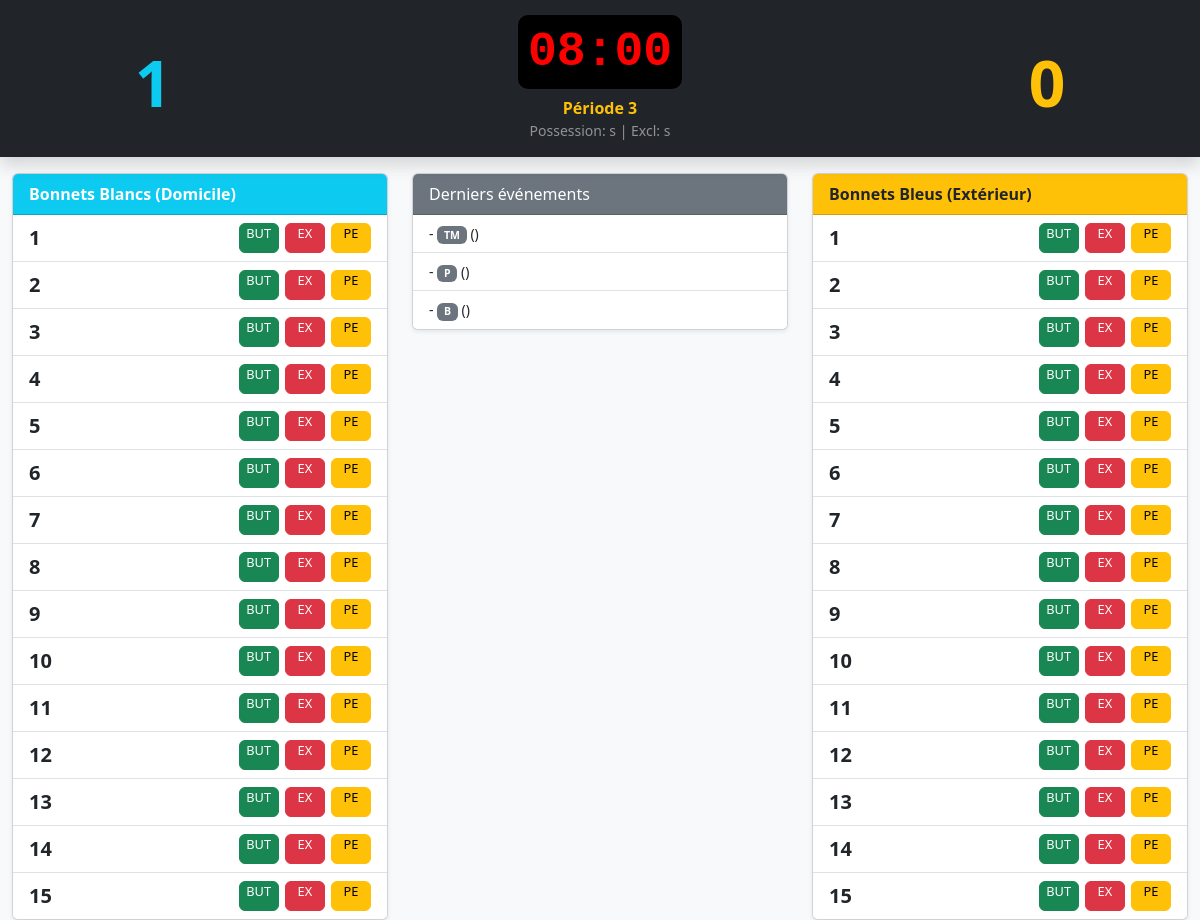
Screenshot of /match/71/legacy/ with the database file from the repository.
### gestion/models.py (models this page shows, shortened)
class Match(models.Model):
    logo_dom = models.FileField(upload_to='logos/', blank=True, null=True)
    logo_ext = models.FileField(upload_to='logos/', blank=True, null=True)
    date_match = models.DateTimeField(auto_now_add=True)
    heure_debut = models.TimeField(null=True, blank=True,
                                   help_text="Heure de début du match (HH:MM)")
    lieu = models.CharField(max_length=100, default="Piscine")
    competition = models.CharField(max_length=200, blank=True,
                                   help_text="Intitulé de la compétition (ex: Championnat de France N3)")
    nom_equipe_domicile = models.CharField(max_length=100)
    equipe_domicile_origine = models.ForeignKey(
        Equipe, on_delete=models.SET_NULL, null=True, blank=True,
        related_name='matchs_dom')
    couleur_bonnet_dom = models.CharField(max_length=20, default='BLANC')
    nom_equipe_exterieur = models.CharField(max_length=100)
    equipe_exterieur_origine = models.ForeignKey(
        Equipe, on_delete=models.SET_NULL, null=True, blank=True,
        related_name='matchs_ext')
    couleur_bonnet_ext = models.CharField(max_length=20, default='BLEU')
    entraineur_dom = models.CharField(max_length=100, blank=True)
    entraineur_adj_dom = models.CharField(max_length=100, blank=True)
    suppleant_dom = models.CharField(max_length=100, blank=True)
    entraineur_ext = models.CharField(max_length=100, blank=True)
    entraineur_adj_ext = models.CharField(max_length=100, blank=True)
    suppleant_ext = models.CharField(max_length=100, blank=True)
    arbitre1_nom = models.CharField(max_length=100, blank=True)
    arbitre1_iuf = models.CharField(max_length=50, blank=True)
    arbitre2_nom = models.CharField(max_length=100, blank=True)
    arbitre2_iuf = models.CharField(max_length=50, blank=True)
    secretaire_nom = models.CharField(max_length=100, blank=True)
    secretaire_iuf = models.CharField(max_length=50, blank=True)
    chrono_nom = models.CharField(max_length=100, blank=True)
    chrono_iuf = models.CharField(max_length=50, blank=True)
    juge_but1_nom = models.CharField(max_length=100, blank=True)
    juge_but1_iuf = models.CharField(max_length=50, blank=True)
    juge_but2_nom = models.CharField(max_length=100, blank=True)
    juge_but2_iuf = models.CharField(max_length=50, blank=True)
    delegue_ffn_nom = models.CharField(max_length=100, blank=True)
    delegue_ffn_iuf = models.CharField(max_length=50, blank=True)
    delegue_dom_nom = models.CharField(max_length=100, blank=True)
    delegue_ext_nom = models.CharField(max_length=100, blank=True)
    duree_periode = models.IntegerField(default=8,
                                        help_text="Durée d'une période en minutes")
    nb_periodes = models.IntegerField(default=4,
                                      help_text="Nombre de périodes")
    temps_possession = models.IntegerField(default=30,
                                           help_text="Temps d'attaque en secondes")
    duree_exclusion = models.IntegerField(default=20,
                                          help_text="Durée d'exclusion temporaire en secondes")
    nb_temps_morts = models.IntegerField(default=2,
                                         help_text="Nombre de temps morts par équipe")
    max_fautes_perso = models.IntegerField(default=3,
                                           help_text="Nombre de fautes avant exclusion définitive")
    nb_remplacants = models.IntegerField(default=6,
                                         help_text="Nombre de remplaçants max")
    score_domicile = models.IntegerField(default=0)
    score_exterieur = models.IntegerField(default=0)
    periode_actuelle = models.IntegerField(default=1)
    compo_validee = models.BooleanField(default=False)
    chrono_en_cours = models.BooleanField(default=False)
    temps_restant = models.IntegerField(default=480)  # secondes
    dernier_top_chrono = models.DateTimeField(null=True, blank=True)
    shot_en_cours = models.BooleanField(default=False)
    shot_restant = models.IntegerField(default=30)   # secondes
    shot_top = models.DateTimeField(null=True, blank=True)
    overlay_type   = models.CharField(max_length=10, blank=True, default='')
    overlay_equipe = models.CharField(max_length=3,  blank=True, default='')
    overlay_fin    = models.DateTimeField(null=True, blank=True)
    scoreboard_score_scale = models.IntegerField(
        default=100, help_text="Taille du score en % (60-200)")
    scoreboard_sponsor_height = models.IntegerField(
        default=10, help_text="Hauteur barre sponsors en vh (5-30)")
    scoreboard_players_visible = models.BooleanField(
        default=True, help_text="Afficher la zone joueurs sur le scoreboard")

class Participation(models.Model):
    EQUIPE_CHOICES = [('DOM', 'Domicile'), ('EXT', 'Extérieur')]
    match = models.ForeignKey(Match, on_delete=models.CASCADE,
                               related_name='participants')
    equipe_concernee = models.CharField(max_length=3, choices=EQUIPE_CHOICES)
    numero_bonnet = models.IntegerField()
    nom = models.CharField(max_length=50)
    prenom = models.CharField(max_length=50)
    numero_licence = models.CharField(max_length=50, blank=True)
    annee_naissance = models.IntegerField(null=True, blank=True)
    nb_fautes_personnelles = models.IntegerField(default=0)
    est_exclu = models.BooleanField(default=False)
    fin_exclusion = models.DateTimeField(null=True, blank=True)
    est_exclu_definitif = models.BooleanField(default=False)
    est_sur_terrain = models.BooleanField(default=False)
    class Meta:
        ordering = ['equipe_concernee', 'numero_bonnet']
        unique_together = [('match', 'equipe_concernee', 'numero_bonnet')]

class Evenement(models.Model):
    TYPE_CHOICES = [
        ('B',    'But'),
        ('E',    'Exclusion temporaire'),
        ('P',    'Penalty'),
        ('EDA',  'Exclusion définitive'),
        ('EDAP', 'Exclusion déf. après 4 min'),
        ('A',    'Accident'),
        ('R',    'Réclamation'),
        ('TM',   'Temps mort'),
        ('CJ€',  'Carton Jaune Équipe'),
        ('CR',   'Carton Rouge'),
    ]
    match = models.ForeignKey(Match, on_delete=models.CASCADE,
                               related_name='evenements')
    joueur = models.ForeignKey(Participation, on_delete=models.SET_NULL,
                                null=True, blank=True,
                                related_name='evenements')
    type_action = models.CharField(max_length=10, choices=TYPE_CHOICES)
    equipe_attribuee = models.CharField(max_length=3, null=True, blank=True)
    heure_creation = models.DateTimeField(auto_now_add=True)
    chrono_match = models.CharField(max_length=10, default='00:00',
                                    help_text="Temps affiché au moment de l'action")
    periode = models.IntegerField(default=1,
                                  help_text="Période du match lors de l'action")
    score_dom_apres = models.IntegerField(default=0)
    score_ext_apres = models.IntegerField(default=0)
    class Meta:
        ordering = ['heure_creation']

### gestion/views.py (the view)
# urls.py: path('match/<int:match_id>/legacy/',     views.tableau_bord,      name='tableau_bord'),
def tableau_bord(request, match_id):
    match = get_object_or_404(Match, id=match_id)
    joueurs_dom = Participation.objects.filter(
        match=match, equipe_concernee='DOM').order_by('numero_bonnet')
    joueurs_ext = Participation.objects.filter(
        match=match, equipe_concernee='EXT').order_by('numero_bonnet')
    events = Evenement.objects.filter(match=match).order_by('-heure_creation')[:5]
    return render(request, 'gestion/tableau_bord.html', {
        'match': match,
        'joueurs_dom': joueurs_dom,
        'joueurs_ext': joueurs_ext,
        'events': events,
    })

### gestion/templates/gestion/tableau_bord.html (shortened to what this page needs)
<!DOCTYPE html>
<html lang="fr">
<head>
    <link href="https://cdn.jsdelivr.net/npm/bootstrap@5.3.0/dist/css/bootstrap.min.css" rel="stylesheet">
</head>
<body class="bg-light">
    <div class="container-fluid bg-dark text-white p-3 sticky-top shadow">
        <div class="row text-center align-items-center">
            <div class="col-3">
                <div class="score-box text-info">{{ match.score_domicile }}</div>
            </div>
            <div class="col-6">
                <span class="chrono">08:00</span>
                <div class="mt-2 text-warning fw-bold">Période {{ match.periode_actuelle }}</div>
                <div class="small text-white-50">Possession: {{ match.config.temps_possession }}s | Excl: {{ match.config.temps_exclusion }}s</div>
            </div>
            <div class="col-3">
                <div class="score-box text-warning">{{ match.score_exterieur }}</div>
            </div>
        </div>
    </div>
    <div class="container-fluid mt-3">
        <div class="row">
            <div class="col-md-4">
                <div class="card shadow-sm">
                    <div class="card-header bg-info text-white fw-bold">Bonnets Blancs (Domicile)</div>
                    <ul class="list-group list-group-flush">
                        {% for p in joueurs_dom %}
                        <li class="list-group-item d-flex justify-content-between align-items-center py-2">
                            <span class="fw-bold fs-5" style="width: 30px;">{{ p.numero_bonnet }}</span>
                            <div>
                                <a href="{% url 'ajouter_action' match.id p.id 'BUT' %}" class="btn btn-success btn-action" title="But">BUT</a>
                                <a href="{% url 'ajouter_action' match.id p.id 'EXCL' %}" class="btn btn-danger btn-action" title="Exclusion">EX</a>
                                <a href="{% url 'ajouter_action' match.id p.id 'PENALTY' %}" class="btn btn-warning btn-action" title="Penalty">PE</a>
                            </div>
                        </li>
                        {% endfor %}
                    </ul>
                </div>
            </div>
            <div class="col-md-4">
                <div class="card shadow-sm">
                    <div class="card-header bg-secondary text-white">Derniers événements</div>
                    <ul class="list-group list-group-flush small">
                        {% for event in events %}
                        <li class="list-group-item">
                            <strong>{{ event.temps_jeu_chrono }}</strong> -
                            {% if event.type_action == 'BUT' %}
                                <span class="badge bg-success">BUT</span>
                            {% elif event.type_action == 'EXCL' %}
                                <span class="badge bg-danger">EXCL</span>
                            {% else %}
                                <span class="badge bg-secondary">{{ event.type_action }}</span>
                            {% endif %}
                            {{ event.joueur.joueur.nom }} ({{ event.joueur.joueur.equipe.nom }})
                        </li>
                        {% empty %}
                        <li class="list-group-item text-muted text-center">Le match n'a pas commencé</li>
                        {% endfor %}
                    </ul>
                </div>
            </div>
            <div class="col-md-4">
                <div class="card shadow-sm">
                    <div class="card-header bg-warning text-dark fw-bold">Bonnets Bleus (Extérieur)</div>
                    <ul class="list-group list-group-flush">
                        {% for p in joueurs_ext %}
                        <li class="list-group-item d-flex justify-content-between align-items-center py-2">
                            <span class="fw-bold fs-5" style="width: 30px;">{{ p.numero_bonnet }}</span>
                            <div>
                                <a href="{% url 'ajouter_action' match.id p.id 'BUT' %}" class="btn btn-success btn-action" title="But">BUT</a>
                                <a href="{% url 'ajouter_action' match.id p.id 'EXCL' %}" class="btn btn-danger btn-action" title="Exclusion">EX</a>
                                <a href="{% url 'ajouter_action' match.id p.id 'PENALTY' %}" class="btn btn-warning btn-action" title="Penalty">PE</a>
                            </div>
                        </li>
                        {% endfor %}
                    </ul>
                </div>
            </div>
        </div>
    </div>
</body>
</html>

### gestion/templates/gestion/tableau_bord.html (style rules this page uses)
.score-box { font-size: 4rem; font-weight: bold; }
.chrono { font-family: 'Courier New', monospace; font-weight: bold; font-size: 3rem; background: black; color: red; border-radius: 10px; padding: 10px; }
.btn-action { width: 40px; height: 30px; padding: 0; font-size: 0.8rem; margin-left: 2px; }

### rows the page displays
Match: score_domicile "1", periode_actuelle "3", score_exterieur "0"
Participation: numero_bonnet "1"
Participation: numero_bonnet "2"
Participation: numero_bonnet "3"
Participation: numero_bonnet "4"
Participation: numero_bonnet "5"
Participation: numero_bonnet "6"
Participation: numero_bonnet "7"
Participation: numero_bonnet "8"
Participation: numero_bonnet "9"
Participation: numero_bonnet "10"
Participation: numero_bonnet "11"
Participation: numero_bonnet "12"
Participation: numero_bonnet "13"
Participation: numero_bonnet "14"
Participation: numero_bonnet "15"
Evenement: type_action "TM"
Evenement: type_action "P"
Evenement: type_action "B"
Participation: numero_bonnet "1"
Participation: numero_bonnet "2"
Participation: numero_bonnet "3"
Participation: numero_bonnet "4"
Participation: numero_bonnet "5"
Participation: numero_bonnet "6"
Participation: numero_bonnet "7"
Participation: numero_bonnet "8"
Participation: numero_bonnet "9"
Participation: numero_bonnet "10"
Participation: numero_bonnet "11"
Participation: numero_bonnet "12"
Participation: numero_bonnet "13"
Participation: numero_bonnet "14"
Participation: numero_bonnet "15"
